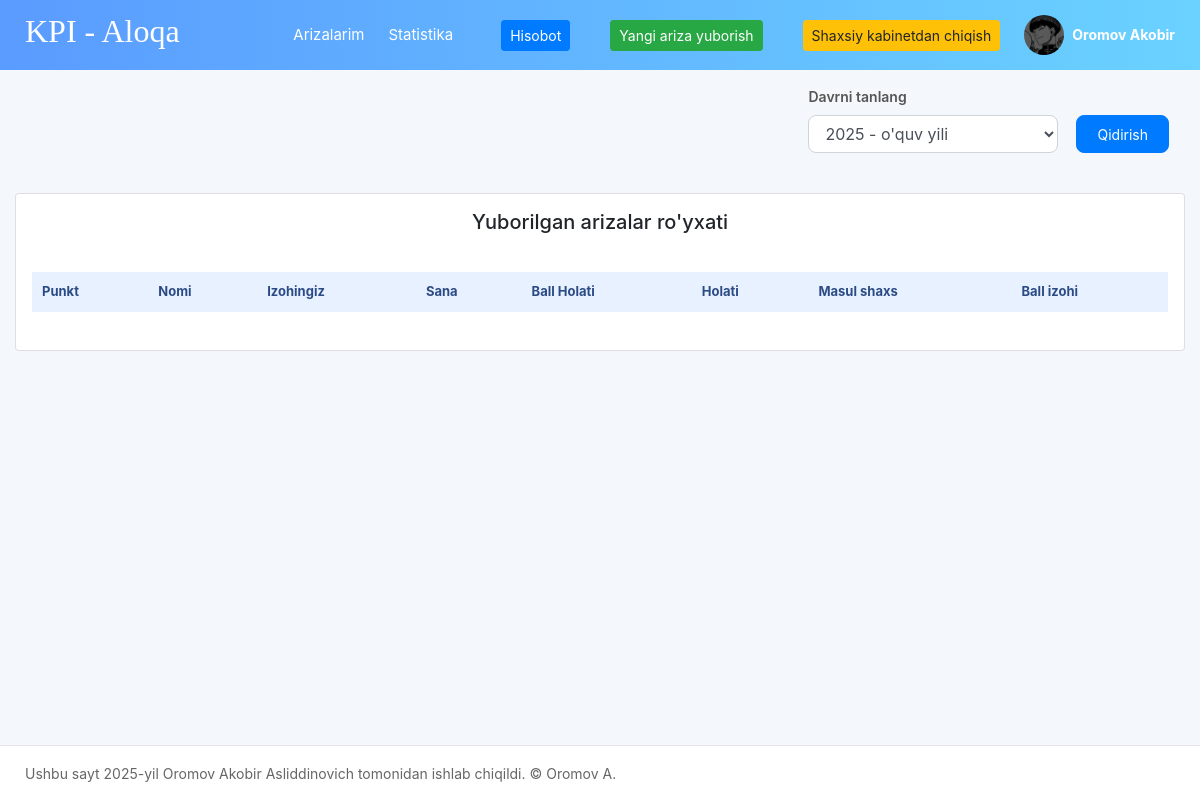
The page /user/submissions_view/ (signed in) on the database its author committed.
### moderator/models.py (models this page shows)
class User(AbstractUser):
    image = models.ImageField(upload_to='images/avatar', null=True, blank=True, verbose_name="Avatar")
    is_manager = models.BooleanField(default=False, verbose_name="Nazoratchilik huquqi")
    def __str__(self):
        if not (self.first_name and self.last_name):
            return self.username
        return f'{self.last_name} {self.first_name}'
    class Meta:
        verbose_name = "Foydalanuvchi"
        verbose_name_plural = "1. Foydalanuvchilar"

### kpi_user/views.py (the view)
# urls.py: path('submissions_view/', views.submissions_view, name='submissions_view'),
@custom_login_required
def submissions_view(request):
    selected_period = request.GET.get("period")
    if selected_period:
        period = Period.objects.filter(id=selected_period).first()
    else:
        today = timezone.now().date()
        period = Period.objects.filter(
            start_date__lte=today,
            end_date__gte=today
        ).first()
    context = {
        'periods': Period.objects.all(),
        'data': Submission.objects.filter(period_id=period.pk, user_id=request.user.pk).order_by('-created_day'),
        'selected_period': period,
        'criteria_items': CriteriaItem.objects.all(),
    }
    return render(request, 'kpi-user/submissions.html', context)

### kpi_user/decorator.py (called while the page is built)
def custom_login_required(view_func):
    @wraps(view_func)
    def wrapper(request, *args, **kwargs):
        if request.user.is_authenticated and request.user.is_manager == False:
            return view_func(request, *args, **kwargs)
        else:
            current_url = request.path
            login_url = f"{reverse('login')}?next={current_url}"
            return redirect(login_url)
    return wrapper

### templates/kpi-user/submissions.html (shortened to what this page needs)
{% extends "kpi-user/base.html" %}
{% block main_content %}
<div class="main container-fluid">
<div class="filter-box card mb-4 p-3" style="align-items: end; background: transparent;">
    <div>
        <div class="filter-title">Davrni tanlang</div>
        <form class="d-flex align-items-center filter-row" action="{% url 'submissions_view' %}">
            <select class="form-control filter-select" name="period">
                {% for p in periods %}
                    <option value="{{ p.id }}" {% if selected_period.id == p.id %}selected{% endif %}>
                        {{ p.name }}
                    </option>
                {% endfor %}
            </select>
            <button class="btn btn-primary filter-btn ml-2" type="submit">
                Qidirish
            </button>
        </form>
    </div>
</div>
    <div class="card p-3">
        <h5 class="mb-3" style="text-align: center;">Yuborilgan arizalar ro'yxati</h5>
        <table class="table modern-table mt-3">
    <thead>
        <tr>
            <th>Punkt</th>
            <th>Nomi</th>
            <th>Izohingiz</th>
            <th>Sana</th>
            <th>Ball Holati</th>
            <th>Holati</th>
            <th>Masul shaxs</th>
            <th>Ball izohi</th>
        </tr>
    </thead>
</table>
    </div>
</div>
{% endblock main_content %}

### templates/kpi-user/base.html (shortened to what this page needs)
<!DOCTYPE html>
<html lang="en">
<head>
    <link rel="stylesheet" href="https://cdnjs.cloudflare.com/ajax/libs/font-awesome/5.15.4/css/all.min.css">
    <link
        rel="stylesheet"
        href="https://stackpath.bootstrapcdn.com/bootstrap/4.5.2/css/bootstrap.min.css">
</head>
<body>
<div class="header d-flex align-items-center justify-content-between">
    <div class="d-flex align-items-center">
        <h2 style="font-family: Georgia, 'Times New Roman', Times, serif;">KPI - Aloqa</h2>
    </div>
    <div class="d-flex align-items-center">
        <div class="d-flex align-items-center mr-4">
            <a href="{% url 'submissions_view' %}" class="text-white mr-4" style="font-size:15px;">Arizalarim</a>
            <a href="{% url 'kpi_user_home' %}" class="text-white mr-4" style="font-size:15px;">Statistika</a>
        </div>
         <div class="dropdown mr-4">
            <a
                class="btn btn-primary btn-sm mr-3"
                href="{% url 'download_pdf_report' selected_period.id %}">
                Hisobot
            </a>
        </div>
        <div class="dropdown mr-4">
            <button
                class="btn btn-success btn-sm mr-3"
                data-toggle="modal"
                data-target="#myModal">
                Yangi ariza yuborish
            </button>
        </div>
        <div class="dropdown mr-4">
            <a
                class="btn btn-warning btn-sm "
                href="{% url 'login' %}">
                Shaxsiy kabinetdan chiqish
            </a>
        </div>
        <div class="d-flex align-items-center">
            <img
                src="{{ user.image.url }}"
                class="rounded-circle mr-2"
                width="40"
                height="40">
            <div style="font-size:14px; line-height:1;">
                <div><b>{{ user }}</b></div>
            </div>
        </div>
    </div>
</div>
    {% block main_content %}{% endblock main_content %}
    <footer>
        Ushbu sayt 2025-yil Oromov Akobir Asliddinovich tomonidan ishlab chiqildi. &copy Oromov A.
    </footer>
</body>
</html>

### templates/kpi-user/base.html (style rules this page uses)
body { background: #f4f7fb; }
.main { margin-left: 0; padding-top: 70px; padding-bottom: 70px; }
.header { height: 70px; background: linear-gradient(to right, #5a9bff, #6ad2ff); color: white; position: fixed; left: 0; top: 0; right: 0; z-index: 100; padding: 0 25px; }
footer { background: #ffffff; position: fixed; bottom: 0; left: 0; right: 0; height: 55px; border-top: 1px solid #e5e5e5; display: flex; align-items: center; padding: 0 25px; font-size: 14px; color: #666; }
.filter-box { border-right: 4px solid #3b7bff; border: none; }
.filter-title { font-size: 14px; font-weight: 600; margin-bottom: 8px; color: #555; }
.filter-row { gap: 10px; }
.filter-select { max-width: 250px; border-radius: 8px; height: 38px; }
.filter-btn { height: 38px; border-radius: 8px; padding: 0 20px; font-size: 14px; }
.modern-table { width: 100%; border-collapse: separate; border-spacing: 0 6px; }
.modern-table thead tr { background: #e8f1ff; color: #2c4b85; font-weight: 600; }
.modern-table thead th { border: none; padding: 10px; font-size: 13px; }

### rows shown on the page
User: image (picture), first_name+last_name "Oromov Akobir"

### other values the page prints
form field period "2025 - o'quv yili"
